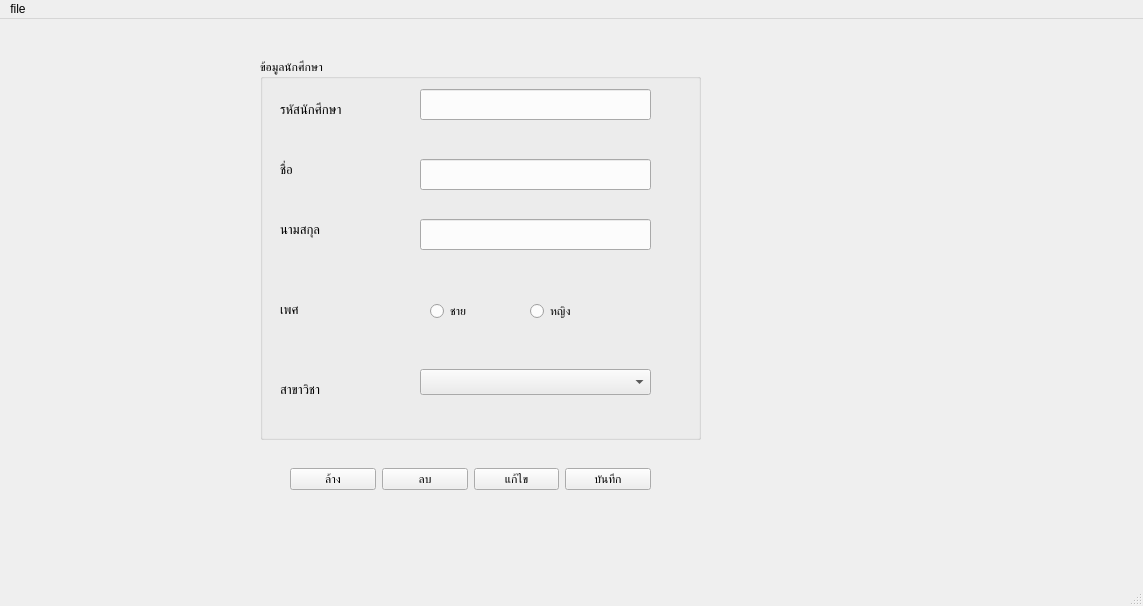
<?xml version="1.0" encoding="UTF-8"?>
<ui version="4.0">
 <class>MainWindow</class>
 <widget class="QMainWindow" name="MainWindow">
  <property name="geometry">
   <rect>
    <x>0</x>
    <y>0</y>
    <width>1143</width>
    <height>606</height>
   </rect>
  </property>
  <property name="windowTitle">
   <string>MainWindow</string>
  </property>
  <widget class="QWidget" name="centralwidget">
   <widget class="QLineEdit" name="student_id_box">
    <property name="geometry">
     <rect>
      <x>420</x>
      <y>70</y>
      <width>231</width>
      <height>31</height>
     </rect>
    </property>
   </widget>
   <widget class="QLabel" name="student_id">
    <property name="geometry">
     <rect>
      <x>280</x>
      <y>70</y>
      <width>141</width>
      <height>41</height>
     </rect>
    </property>
    <property name="font">
     <font>
      <pointsize>10</pointsize>
      <bold>false</bold>
     </font>
    </property>
    <property name="text">
     <string>รหัสนักศึกษา</string>
    </property>
   </widget>
   <widget class="QLabel" name="firstname">
    <property name="geometry">
     <rect>
      <x>280</x>
      <y>130</y>
      <width>31</width>
      <height>41</height>
     </rect>
    </property>
    <property name="font">
     <font>
      <pointsize>10</pointsize>
      <bold>false</bold>
     </font>
    </property>
    <property name="text">
     <string>ชื่อ</string>
    </property>
   </widget>
   <widget class="QLineEdit" name="firstname_box">
    <property name="geometry">
     <rect>
      <x>420</x>
      <y>140</y>
      <width>231</width>
      <height>31</height>
     </rect>
    </property>
   </widget>
   <widget class="QLabel" name="lastname">
    <property name="geometry">
     <rect>
      <x>280</x>
      <y>190</y>
      <width>71</width>
      <height>41</height>
     </rect>
    </property>
    <property name="font">
     <font>
      <pointsize>10</pointsize>
      <bold>false</bold>
     </font>
    </property>
    <property name="text">
     <string>นามสกุล</string>
    </property>
   </widget>
   <widget class="QLineEdit" name="lastname_box">
    <property name="geometry">
     <rect>
      <x>420</x>
      <y>200</y>
      <width>231</width>
      <height>31</height>
     </rect>
    </property>
   </widget>
   <widget class="QLabel" name="sex">
    <property name="geometry">
     <rect>
      <x>280</x>
      <y>270</y>
      <width>71</width>
      <height>41</height>
     </rect>
    </property>
    <property name="font">
     <font>
      <pointsize>10</pointsize>
      <bold>false</bold>
     </font>
    </property>
    <property name="text">
     <string>เพศ</string>
    </property>
   </widget>
   <widget class="QRadioButton" name="male">
    <property name="geometry">
     <rect>
      <x>430</x>
      <y>280</y>
      <width>98</width>
      <height>24</height>
     </rect>
    </property>
    <property name="text">
     <string>ชาย</string>
    </property>
   </widget>
   <widget class="QRadioButton" name="femalle">
    <property name="geometry">
     <rect>
      <x>530</x>
      <y>280</y>
      <width>98</width>
      <height>24</height>
     </rect>
    </property>
    <property name="text">
     <string>หญิง</string>
    </property>
   </widget>
   <widget class="QLabel" name="major">
    <property name="geometry">
     <rect>
      <x>280</x>
      <y>350</y>
      <width>71</width>
      <height>41</height>
     </rect>
    </property>
    <property name="font">
     <font>
      <pointsize>10</pointsize>
      <bold>false</bold>
     </font>
    </property>
    <property name="text">
     <string>สาขาวิชา</string>
    </property>
   </widget>
   <widget class="QComboBox" name="major_box">
    <property name="geometry">
     <rect>
      <x>420</x>
      <y>350</y>
      <width>231</width>
      <height>26</height>
     </rect>
    </property>
   </widget>
   <widget class="QWidget" name="horizontalLayoutWidget">
    <property name="geometry">
     <rect>
      <x>290</x>
      <y>440</y>
      <width>361</width>
      <height>41</height>
     </rect>
    </property>
    <layout class="QHBoxLayout" name="horizontalLayout">
     <item>
      <widget class="QPushButton" name="pushButton">
       <property name="text">
        <string>ล้าง</string>
       </property>
      </widget>
     </item>
     <item>
      <widget class="QPushButton" name="pushButton_2">
       <property name="text">
        <string>ลบ</string>
       </property>
      </widget>
     </item>
     <item>
      <widget class="QPushButton" name="pushButton_3">
       <property name="text">
        <string>แก้ไข</string>
       </property>
      </widget>
     </item>
     <item>
      <widget class="QPushButton" name="pushButton_4">
       <property name="text">
        <string>บันทึก</string>
       </property>
      </widget>
     </item>
    </layout>
   </widget>
   <widget class="QGroupBox" name="groupBox">
    <property name="geometry">
     <rect>
      <x>260</x>
      <y>40</y>
      <width>441</width>
      <height>381</height>
     </rect>
    </property>
    <property name="title">
     <string>ข้อมูลนักศึกษา</string>
    </property>
   </widget>
  </widget>
  <widget class="QMenuBar" name="menu_button">
   <property name="geometry">
    <rect>
     <x>0</x>
     <y>0</y>
     <width>1143</width>
     <height>33</height>
    </rect>
   </property>
   <widget class="QMenu" name="menuopen">
    <property name="title">
     <string>file</string>
    </property>
    <addaction name="actionopen"/>
    <addaction name="actionNew"/>
    <addaction name="actionExit"/>
   </widget>
   <addaction name="menuopen"/>
  </widget>
  <widget class="QStatusBar" name="menu_button_2"/>
  <action name="actionopen">
   <property name="text">
    <string>0pen</string>
   </property>
  </action>
  <action name="actionNew">
   <property name="text">
    <string>New</string>
   </property>
  </action>
  <action name="actionExit">
   <property name="text">
    <string>Exit</string>
   </property>
  </action>
 </widget>
 <resources/>
 <connections/>
</ui>
